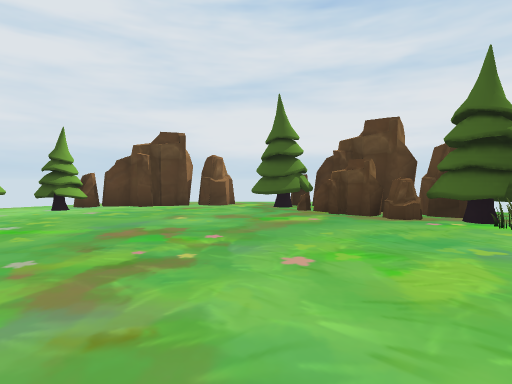
view 1 (above)

12 first-person views from a walk through a Unity game level. The camera is 1.3 m above the floor, tilts 2° down and sees 80° across. The floor is counted in squares, 2 m on a side. Each view is taken from the middle of a square. On the plan, view 1 faces up. The plan holds only what a view shows up to about 10 squares ahead; the rest is blank. The place goes on beyond the plan.

view 2
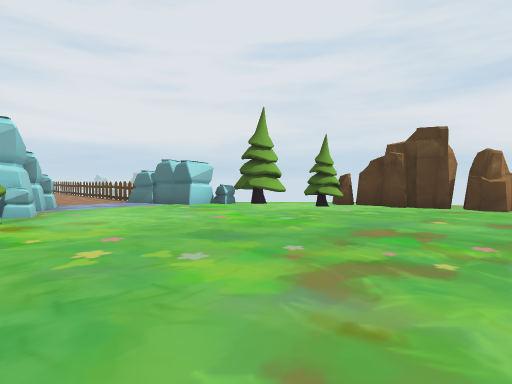

view 3
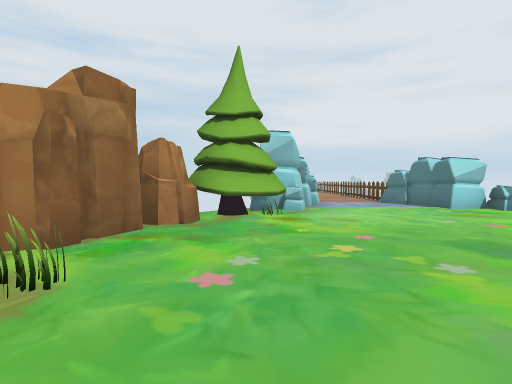

view 4
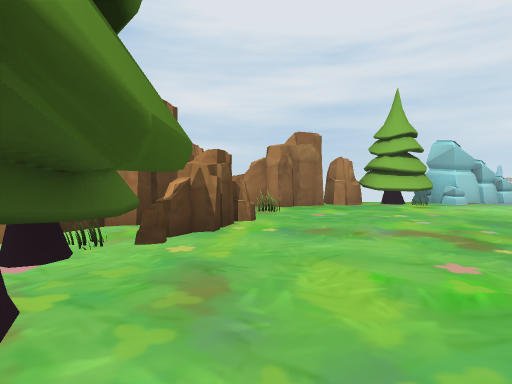

view 5
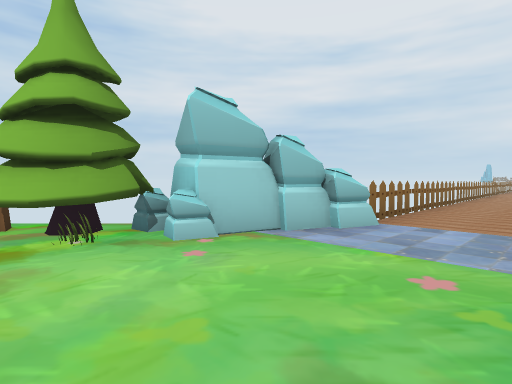

view 6
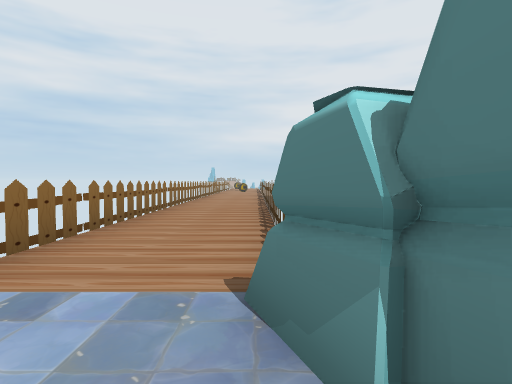

view 7
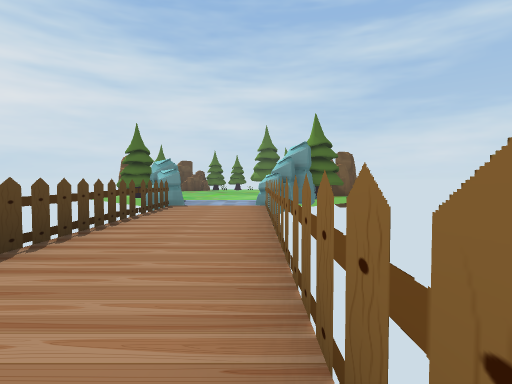

view 8
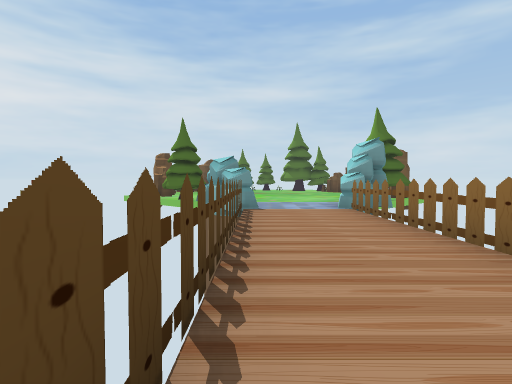

view 9
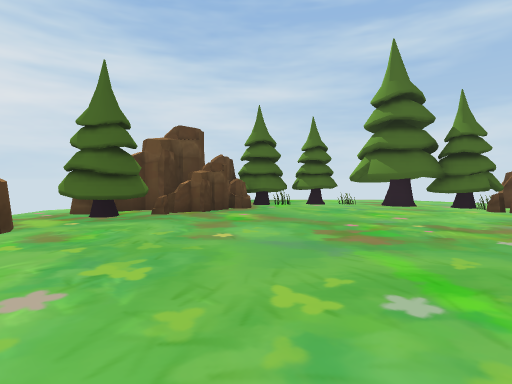

view 10
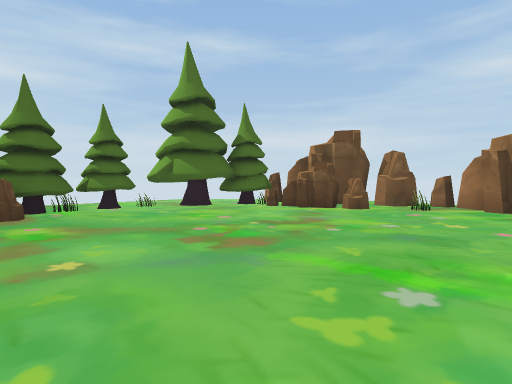

view 11
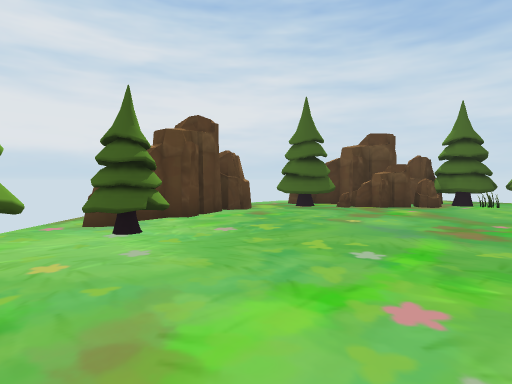

view 12
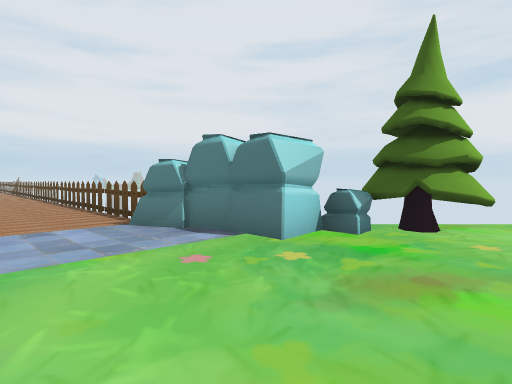

### Floor plan
Key: @ floor where view 1 was taken; # wall or solid block; x gap in a wall; . floor; = window, fence, low wall or low ledge; O other object.
Columns run from 18 left of view 1 to 4 right of it. Each row starts with its distance up from view 1.
  9                 x###
  8              ###..###
  7            ####....###
  6           ###.......O##
  5  ##########..........##
  4 ......................#
  3 ......................#
  2 .....................##
  1 ############........###
  0           ###.....@O##
 -1            ###..=.OO#
 -2              ###=####
 -3                ####

Positions as (right, up) in squares from view 1, and headings:
1: (0, 0), facing up
2: (0, 0), facing up-left
3: (0, 0), facing left
4: (3, 3), facing down-left
5: (-5, 4), facing down-left
6: (-8, 4), facing left
7: (-18, 2), facing right
8: (-17, 4), facing right
9: (-5, 5), facing right
10: (-4, 6), facing down-right
11: (-6, 3), facing up-right
12: (-5, 2), facing up-left
